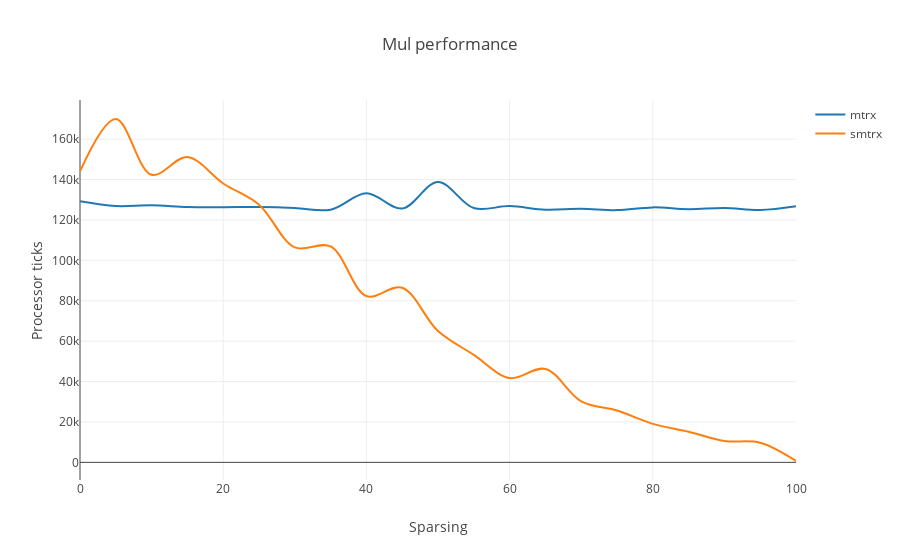

The code cell stored with this chart in its notebook:
### Code cell
from plotly.offline import download_plotlyjs, init_notebook_mode, plot, iplot
import plotly.graph_objs as go
import subprocess
import random
import math as m
import subprocess
import os
import numpy as np
from gen import gen

init_notebook_mode(connected=True)

mtrx = []
smtrx = []

for sparse in range(0, 100 + 1, 5):
    print("Sparse:", sparse)
    #print("Generating A")
    d1 = gen(None, 1, 400, sparse/100)
    #print("Generating B")
    d2 = gen(None, 400, 30, sparse/100)

    avg_count = 9
    avg_mtrx = []
    avg_smtrx = []
    i = 0
    while i < avg_count:
        output = subprocess.Popen("./main.exe", 
                                  stdout = subprocess.PIPE, 
                                  stdin = subprocess.PIPE, 
                                  stderr = subprocess.STDOUT, 
                                  shell=True).communicate(input=(d1 + d2).encode("utf-8"))[0]
        out = output.decode("utf-8").split("\n")
        data = out[-3:]
        if len(data) <= 1:
            continue
        elif "Err code:" in data[0]:
            print("Error(%s) sparse(%d)" % (data[1][len("Err code: "):], sparse))
        else:
            #for x in out:
            #    if "Sparse" in x:
            #        print(x)

            data[0] = data[0].replace("Ticks  MTRX: \x1b[1;31m", "")[:-len("\x1b[0m")]
            data[1] = data[1].replace("Ticks SMTRX: \x1b[1;32m", "")[:-len("\x1b[0m")]
            avg_mtrx.append(int(data[0]))
            avg_smtrx.append(int(data[1]))
            i += 1
    mtrx.append((sparse, np.min(avg_mtrx)))
    smtrx.append((sparse, np.mean(avg_smtrx)))
    
data = [
    go.Scatter(
        x=list(n[0] for n in mtrx),
        y=list(n[1] for n in mtrx),
        mode='lines',
        name='mtrx',
        line=dict(
            shape='spline'
        ),
    ),
    go.Scatter(
        x=list(n[0] for n in smtrx),
        y=list(n[1] for n in smtrx),
        mode='lines',
        name='smtrx',
        line=dict(
            shape='spline'
        ),
    )
]

layout = dict(
    title = 'Mul performance',
    xaxis = dict(title = 'Sparsing'),
    yaxis = dict(title = 'Processor ticks'),
)

fig = go.Figure(data=data, layout=layout)
iplot(fig)

### Figure 1 — Plotly figure (JSON) as saved in the notebook; plotly's stock layout.template omitted (floating-point values rounded to 4 significant figures)
{"data": [{"line": {"shape": "spline"}, "mode": "lines", "name": "mtrx", "type": "scatter", "x": [0, 5, 10, 15, 20, 25, 30, 35, 40, 45, 50, 55, 60, 65, 70, 75, 80, 85, 90, 95, 100], "y": [129212, 126882, 127273, 126442, 126352, 126397, 125955, 125082, 133197, 125655, 138830, 125906, 126849, 125109, 125548, 124870, 126227, 125315, 125927, 124969, 126818]}, {"line": {"shape": "spline"}, "mode": "lines", "name": "smtrx", "type": "scatter", "x": [0, 5, 10, 15, 20, 25, 30, 35, 40, 45, 50, 55, 60, 65, 70, 75, 80, 85, 90, 95, 100], "y": [144000.0, 170000.0, 142300.0, 151200.0, 138100.0, 127600.0, 106400.0, 106900.0, 82340.0, 86430.0, 64980.0, 53215, 41740.0, 46260.0, 30232, 25670.0, 19060.0, 15150.0, 10600.0, 9693.0, 672.1]}], "layout": {"title": "Mul performance", "xaxis": {"title": "Sparsing"}, "yaxis": {"title": "Processor ticks"}}}
